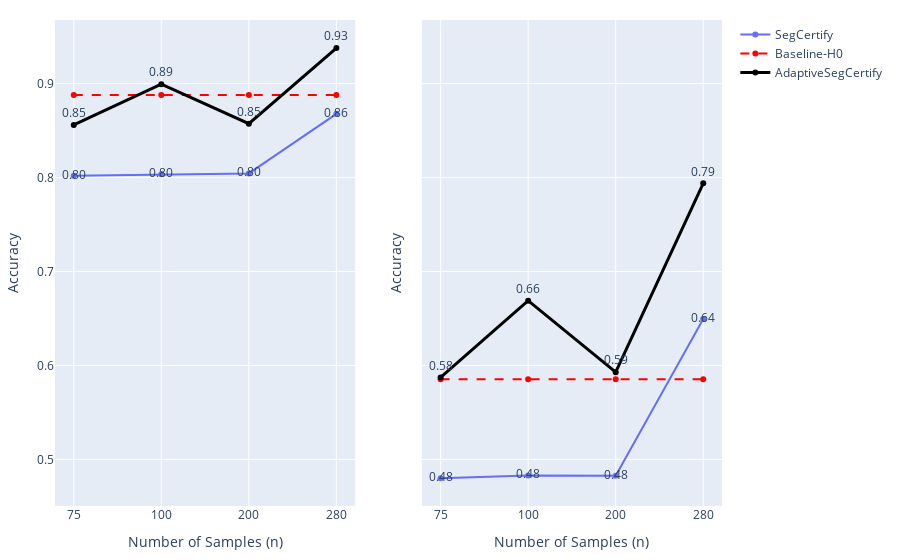

Notebook code for this chart:
### Code cell
x = []
ns = list(sorted(list(set(np.array(list(graph_dict.keys())).T[0:][0]))))
hs = [0, 4] #list(sorted(list(set(np.array(list(graph_dict.keys())).T[0:][1]))))
colors = ['#636EFA', '#EF553B', '#00CC96', '#AB63FA', '#FFA15A', '#19D3F3', '#FF6692', '#B6E880', '#FF97FF', '#FECB52']
fig = make_subplots(rows=1, cols=2, shared_yaxes=True)
i = 1
show_legend = True
for dataset in datasets_dict:
    
    graph_dict = datasets_dict[dataset]
    for h in hs:
        y = []
        for n in ns:
            y.append(graph_dict[(n, h)]['certified_pos']/graph_dict[(n, h)]['num_pixels'])
        text = [str(y_)[0:4] for y_ in y]
        if h == 4:  fig.add_scatter(x=ns, y=y, text=text, row=1, col=i, name=f'AdaptiveSegCertify', line_color='black', line = dict( width=3), showlegend=show_legend,mode="lines+markers+text", textposition="top center" ); continue
        if h == 0:  fig.add_scatter(x=ns, y=y, row=1, text=text, col=i, name=f'SegCertify', line_color=colors[h], showlegend=show_legend, mode="lines+markers+text")

        #fig.add_scatter(x=ns, y=y, name=f'H{h}', line_color=colors[h])
        fig.add_scatter(x=ns, y=[np.array(baseline_dict[dataset][h]['acc']).mean()]*len(ns), name=f'Baseline-H{h}',  row=1, col=i, line_color='red', line = dict( width=2, dash='dash'), showlegend=show_legend, textposition="top center")

    i+=1
    show_legend = False
fig.update_xaxes( title_text=r'Number of Samples (n)', type='category' )
fig.update_yaxes(title_text= f'Accuracy' )
fig.update_layout(
    margin=dict(l=20, r=20, t=20, b=20),
)
fig.show()

fig.write_image("ca.svg")

### Figure 1 — Plotly figure (JSON) as saved in the notebook; plotly's stock layout.template omitted (floating-point values rounded to 4 significant figures)
{"data": [{"line": {"color": "#636EFA"}, "mode": "lines+markers+text", "name": "SegCertify", "showlegend": true, "text": ["0.80", "0.80", "0.80", "0.86"], "type": "scatter", "x": [75, 100, 200, 280], "xaxis": "x", "y": [0.802, 0.8035, 0.8044, 0.8678], "yaxis": "y"}, {"line": {"color": "red", "dash": "dash", "width": 2}, "name": "Baseline-H0", "showlegend": true, "textposition": "top center", "type": "scatter", "x": [75, 100, 200, 280], "xaxis": "x", "y": [0.8879, 0.8879, 0.8879, 0.8879], "yaxis": "y"}, {"line": {"color": "black", "width": 3}, "mode": "lines+markers+text", "name": "AdaptiveSegCertify", "showlegend": true, "text": ["0.85", "0.89", "0.85", "0.93"], "textposition": "top center", "type": "scatter", "x": [75, 100, 200, 280], "xaxis": "x", "y": [0.856, 0.8994, 0.8573, 0.9379], "yaxis": "y"}, {"line": {"color": "#636EFA"}, "mode": "lines+markers+text", "name": "SegCertify", "showlegend": false, "text": ["0.48", "0.48", "0.48", "0.64"], "type": "scatter", "x": [75, 100, 200, 280], "xaxis": "x2", "y": [0.48, 0.483, 0.4828, 0.6495], "yaxis": "y2"}, {"line": {"color": "red", "dash": "dash", "width": 2}, "name": "Baseline-H0", "showlegend": false, "textposition": "top center", "type": "scatter", "x": [75, 100, 200, 280], "xaxis": "x2", "y": [0.5852, 0.5852, 0.5852, 0.5852], "yaxis": "y2"}, {"line": {"color": "black", "width": 3}, "mode": "lines+markers+text", "name": "AdaptiveSegCertify", "showlegend": false, "text": ["0.58", "0.66", "0.59", "0.79"], "textposition": "top center", "type": "scatter", "x": [75, 100, 200, 280], "xaxis": "x2", "y": [0.5872, 0.669, 0.5929, 0.7939], "yaxis": "y2"}], "layout": {"margin": {"b": 20, "l": 20, "r": 20, "t": 20}, "xaxis": {"anchor": "y", "domain": [0, 0.45], "title": {"text": "Number of Samples (n)"}, "type": "category"}, "xaxis2": {"anchor": "y2", "domain": [0.55, 1], "title": {"text": "Number of Samples (n)"}, "type": "category"}, "yaxis": {"anchor": "x", "domain": [0, 1], "title": {"text": "Accuracy"}}, "yaxis2": {"anchor": "x2", "domain": [0, 1], "matches": "y", "showticklabels": false, "title": {"text": "Accuracy"}}}}
